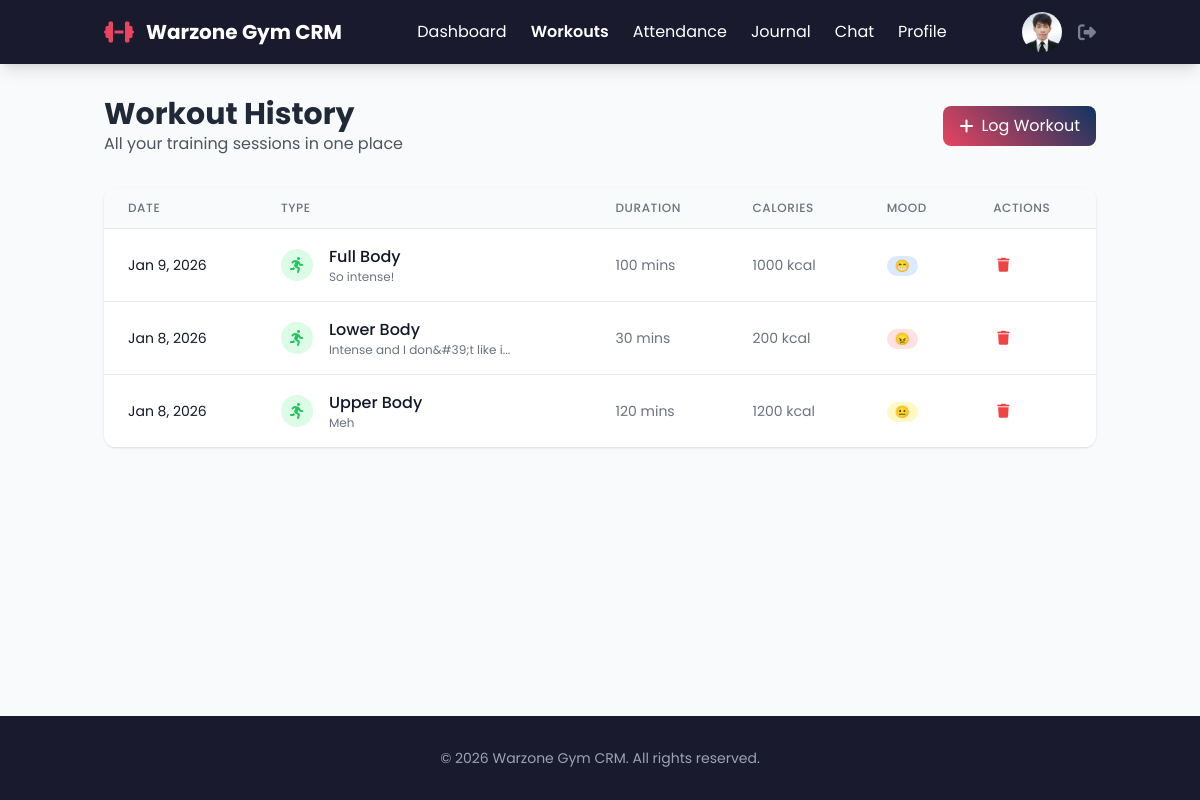
Screenshot of /workouts.php (signed in) with the database file from the repository.
### tables this page shows
CREATE TABLE `workouts` (
  `id` int(11) NOT NULL,
  `user_id` int(11) NOT NULL,
  `date` date NOT NULL,
  `type` varchar(50) NOT NULL,
  `duration` int(11) NOT NULL,
  `calories_burned` int(11) DEFAULT NULL,
  `notes` text DEFAULT NULL,
  `mood` varchar(10) DEFAULT '?',
  `exercises` text DEFAULT NULL
);

### workouts.php (the view, shortened to what this page needs)
<?php
require_once 'config.php';
$user_id = $_SESSION['user_id'];
$user_profile_picture = $_SESSION['user_profile_picture'] ?? 'default.png';
$items_per_page = 10;
$current_page = max(1, $_GET['page'] ?? 1);
$offset = ($current_page - 1) * $items_per_page;
$limit = (int)$items_per_page;
$offset = (int)$offset;
$stmt = $pdo->prepare("SELECT * FROM workouts WHERE user_id = ? ORDER BY date DESC, id DESC LIMIT ? OFFSET ?");
$stmt->bindValue(1, $user_id, PDO::PARAM_INT);
$stmt->bindValue(2, $limit, PDO::PARAM_INT);
$stmt->bindValue(3, $offset, PDO::PARAM_INT);
$stmt->execute();
$workouts = $stmt->fetchAll(PDO::FETCH_ASSOC);
?>
<!DOCTYPE html>
<html lang="en">
<head>
    <script src="https://cdn.tailwindcss.com"></script>
    <link rel="stylesheet" href="https://cdnjs.cloudflare.com/ajax/libs/font-awesome/6.4.0/css/all.min.css">
</head>
<body class="flex flex-col min-h-screen bg-gray-50">
    <nav class="bg-primary text-white shadow-lg">
        <div class="container mx-auto px-4 py-3">
            <div class="flex justify-between items-center">
            <div class="flex items-center space-x-3">
                <i class="fas fa-dumbbell text-highlight text-2xl"></i>
                <a href="dashboard.php" class="text-xl font-bold text-white hover:text-highlight transition">
                    Warzone Gym CRM
                </a>
            </div>
                <div class="hidden md:flex items-center space-x-6">
                    <a href="dashboard.php" class="hover:text-highlight transition">Dashboard</a>
                    <a href="workouts.php" class="hover:text-highlight transition font-semibold">Workouts</a>
                    <a href="attendance.php" class="hover:text-highlight transition">Attendance</a>
                    <a href="journal.php" class="hover:text-highlight transition">Journal</a>
                    <a href="chat.php" class="hover:text-highlight transition">Chat</a>
                    <a href="profile.php" class="hover:text-highlight transition">Profile</a>
                </div>
                <div class="flex items-center space-x-4">
                    <a href="profile.php" class="flex items-center space-x-2 group" title="Profile">
                        <img src="<?= htmlspecialchars(file_exists('uploads/' . $user_profile_picture) ? 'uploads/' . $user_profile_picture : 'uploads/default.png') ?>"
                             alt="Profile"
                             class="rounded-full w-10 h-10 transition-transform duration-200 group-hover:scale-105 group-hover:ring-2 group-hover:ring-highlight">
                        <a href="logout.php"
                           class="text-gray-400 hover:text-highlight transition ml-1 opacity-75 group-hover:opacity-100"
                           title="Logout">
                            <i class="fas fa-sign-out-alt text-lg"></i>
                        </a>
                    </a>
                </div>
            </div>
        </div>
    </nav>
    <main class="flex-grow container mx-auto px-4 py-8">
        <div class="flex justify-between items-center mb-8">
            <div>
                <h1 class="text-3xl font-bold text-gray-800">Workout History</h1>
                <p class="text-gray-600">All your training sessions in one place</p>
            </div>
            <button id="logWorkoutBtn" class="btn-primary px-4 py-2 rounded-lg flex items-center">
                <i class="fas fa-plus mr-2"></i> Log Workout
            </button>
        </div>
        <?php if (empty($workouts)): ?>
            <div class="bg-white rounded-xl shadow p-12 text-center">
                <i class="fas fa-dumbbell text-5xl text-gray-300"></i>
                <h3 class="mt-4 text-xl font-bold text-gray-800">No workouts logged yet</h3>
                <p class="text-gray-600 mt-2">Start logging your workouts to track your progress</p>
                <button id="logFirstWorkoutBtn" class="mt-4 btn-primary px-4 py-2 rounded-lg">
                    <i class="fas fa-plus mr-2"></i> Log First Workout
                </button>
            </div>
        <?php else: ?>
            <div class="bg-white rounded-xl shadow overflow-hidden">
                <div class="overflow-x-auto">
                    <table class="min-w-full divide-y divide-gray-200">
                        <thead class="bg-gray-50">
                            <tr>
                                <th class="px-6 py-3 text-left text-xs font-medium text-gray-500 uppercase tracking-wider">Date</th>
                                <th class="px-6 py-3 text-left text-xs font-medium text-gray-500 uppercase tracking-wider">Type</th>
                                <th class="px-6 py-3 text-left text-xs font-medium text-gray-500 uppercase tracking-wider">Duration</th>
                                <th class="px-6 py-3 text-left text-xs font-medium text-gray-500 uppercase tracking-wider">Calories</th>
                                <th class="px-6 py-3 text-left text-xs font-medium text-gray-500 uppercase tracking-wider">Mood</th>
                                <th class="px-6 py-3 text-left text-xs font-medium text-gray-500 uppercase tracking-wider">Actions</th>
                            </tr>
                        </thead>
                        <tbody class="bg-white divide-y divide-gray-200">
                            <?php foreach ($workouts as $workout):
                            ?>
                            <tr class="workout-card hover:bg-gray-50 transition-colors">
                                <td class="px-6 py-4 whitespace-nowrap text-sm text-gray-900">
                                    <?= date('M j, Y', strtotime($workout['date'])) ?>
                                </td>
                                <td class="px-6 py-4 whitespace-nowrap">
                                    <div class="flex items-center">
                                        <div class="flex-shrink-0 h-8 w-8 rounded-full bg-green-100 flex items-center justify-center">
                                            <i class="fas fa-running text-green-500"></i>
                                        </div>
                                        <div class="ml-4">
                                            <div class="font-medium text-gray-900"><?= htmlspecialchars($workout['type']) ?></div>
                                            <?php if (!empty($workout['notes'])): ?>
                                                <div class="text-gray-500 text-xs"><?= htmlspecialchars(substr($workout['notes'], 0, 30)) ?><?= strlen($workout['notes']) > 30 ? '...' : '' ?></div>
                                            <?php endif; ?>
                                        </div>
                                    </div>
                                </td>
                                <td class="px-6 py-4 whitespace-nowrap text-sm text-gray-500">
                                    <?= $workout['duration'] ?> mins
                                </td>
                                <td class="px-6 py-4 whitespace-nowrap text-sm text-gray-500">
                                    <?= $workout['calories_burned'] ?> kcal
                                </td>
                                <td class="px-6 py-4 whitespace-nowrap text-sm">
                                <?php
                                $mood = $workout['mood'] ?? '😊';
                                $moodStyles = [
                                    '😠' => 'bg-red-100 text-red-800',
                                    '😐' => 'bg-yellow-100 text-yellow-800',
                                    '😊' => 'bg-green-100 text-green-800',
                                    '😁' => 'bg-blue-100 text-blue-800'
                                ];
                                $moodClass = $moodStyles[$mood] ?? 'bg-gray-100 text-gray-800';
                                ?>
                                <span class="px-2 inline-flex text-xs leading-5 font-semibold rounded-full <?= $moodClass ?>">
                                    <?= htmlspecialchars($mood) ?>
                                </span>
                                </td>
                                <td class="px-6 py-4 whitespace-nowrap text-sm">
                                    <button onclick="deleteWorkout(<?= $workout['id'] ?>)"
                                            class="text-red-500 hover:text-red-700 p-1 rounded-full hover:bg-red-50" title="Delete">
                                        <i class="fas fa-trash"></i>
                                    </button>
                                </td>
                            </tr>
                            <?php endforeach; ?>
                        </tbody>
                    </table>
                </div>
            </div>
        <?php endif; ?>
    </main>
    <footer class="bg-primary text-white py-8 mt-12">
        <div class="container mx-auto px-4 text-center text-gray-400 text-sm">
            <p>© 2026 Warzone Gym CRM. All rights reserved.</p>
        </div>
    </footer>
</body>
</html>

### workouts.php (style rules this page uses)
body { font-family: 'Poppins', sans-serif; background-color: #f8f9fa; }
.btn-primary { background: linear-gradient(45deg, #e94560, #0f3460); color: white; transition: all 0.3s ease; }
.workout-card { transition: all 0.3s ease; border-radius: 0.5rem; }

### rows the page displays
workouts: date "Jan 9, 2026", type "Full Body", notes "So intense!", duration "100", calories_burned "1000", mood "😁"
workouts: date "Jan 8, 2026", type "Lower Body", notes "Intense and I don&#39;t like i", duration "30", calories_burned "200", mood "😠"
workouts: date "Jan 8, 2026", type "Upper Body", notes "Meh", duration "120", calories_burned "1200", mood "😐"
